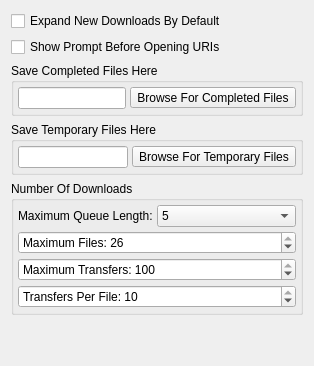
             <widget class="QWidget" name="pageDownloads">
              <layout class="QVBoxLayout" name="verticalLayout_28">
               <item>
                <widget class="QCheckBox" name="checkBoxExpandDownloads">
                 <property name="text">
                  <string>Expand New Downloads By Default</string>
                 </property>
                 <property name="checked">
                  <bool>false</bool>
                 </property>
                </widget>
               </item>
               <item>
                <widget class="QCheckBox" name="checkBoxURIPrompt">
                 <property name="text">
                  <string>Show Prompt Before Opening URIs</string>
                 </property>
                 <property name="checked">
                  <bool>false</bool>
                 </property>
                </widget>
               </item>
               <item>
                <widget class="QGroupBox" name="groupBoxDownloadsCompleted">
                 <property name="title">
                  <string>Save Completed Files Here</string>
                 </property>
                 <layout class="QHBoxLayout" name="horizontalLayout_2">
                  <property name="spacing">
                   <number>4</number>
                  </property>
                  <property name="margin">
                   <number>4</number>
                  </property>
                  <item>
                   <widget class="QLineEdit" name="lineEditSaveFolder">
                    <property name="readOnly">
                     <bool>true</bool>
                    </property>
                   </widget>
                  </item>
                  <item>
                   <widget class="QToolButton" name="toolButtonSaveBrowse">
                    <property name="text">
                     <string>Browse For Completed Files</string>
                    </property>
                    <property name="icon">
                     <iconset resource="../Resource.qrc">
                      <normaloff>:/Resource/Library/BrowseFolder.png</normaloff>:/Resource/Library/BrowseFolder.png</iconset>
                    </property>
                    <property name="iconSize">
                     <size>
                      <width>24</width>
                      <height>24</height>
                     </size>
                    </property>
                   </widget>
                  </item>
                 </layout>
                </widget>
               </item>
               <item>
                <widget class="QGroupBox" name="groupBoxDownloadsTemporary">
                 <property name="title">
                  <string>Save Temporary Files Here</string>
                 </property>
                 <layout class="QHBoxLayout" name="horizontalLayout_3">
                  <property name="spacing">
                   <number>4</number>
                  </property>
                  <property name="margin">
                   <number>4</number>
                  </property>
                  <item>
                   <widget class="QLineEdit" name="lineEditTempFolder">
                    <property name="readOnly">
                     <bool>true</bool>
                    </property>
                   </widget>
                  </item>
                  <item>
                   <widget class="QToolButton" name="toolButtonTempBrowse">
                    <property name="text">
                     <string>Browse For Temporary Files</string>
                    </property>
                    <property name="icon">
                     <iconset resource="../Resource.qrc">
                      <normaloff>:/Resource/Library/BrowseFolder.png</normaloff>:/Resource/Library/BrowseFolder.png</iconset>
                    </property>
                    <property name="iconSize">
                     <size>
                      <width>24</width>
                      <height>24</height>
                     </size>
                    </property>
                   </widget>
                  </item>
                 </layout>
                </widget>
               </item>
               <item>
                <widget class="QGroupBox" name="groupBoxDownloadsNumber">
                 <property name="title">
                  <string>Number Of Downloads</string>
                 </property>
                 <layout class="QGridLayout" name="gridLayout_17">
                  <property name="margin">
                   <number>4</number>
                  </property>
                  <property name="spacing">
                   <number>4</number>
                  </property>
                  <item row="0" column="0">
                   <widget class="QLabel" name="labelMaxQueue">
                    <property name="text">
                     <string>Maximum Queue Length:</string>
                    </property>
                    <property name="buddy">
                     <cstring>comboBoxQueueLength</cstring>
                    </property>
                   </widget>
                  </item>
                  <item row="0" column="1">
                   <widget class="QComboBox" name="comboBoxQueueLength">
                    <property name="sizePolicy">
                     <sizepolicy hsizetype="MinimumExpanding" vsizetype="Fixed">
                      <horstretch>0</horstretch>
                      <verstretch>0</verstretch>
                     </sizepolicy>
                    </property>
                    <item>
                     <property name="text">
                      <string>5</string>
                     </property>
                    </item>
                    <item>
                     <property name="text">
                      <string>10</string>
                     </property>
                    </item>
                    <item>
                     <property name="text">
                      <string>20</string>
                     </property>
                    </item>
                    <item>
                     <property name="text">
                      <string>MAX</string>
                     </property>
                    </item>
                   </widget>
                  </item>
                  <item row="1" column="0" colspan="2">
                   <widget class="QSpinBox" name="spinBoxMaxFiles">
                    <property name="prefix">
                     <string>Maximum Files: </string>
                    </property>
                    <property name="minimum">
                     <number>1</number>
                    </property>
                    <property name="maximum">
                     <number>26</number>
                    </property>
                    <property name="value">
                     <number>26</number>
                    </property>
                   </widget>
                  </item>
                  <item row="2" column="0" colspan="2">
                   <widget class="QSpinBox" name="spinBoxMaxTransfers">
                    <property name="prefix">
                     <string>Maximum Transfers: </string>
                    </property>
                    <property name="minimum">
                     <number>1</number>
                    </property>
                    <property name="maximum">
                     <number>100</number>
                    </property>
                    <property name="value">
                     <number>100</number>
                    </property>
                   </widget>
                  </item>
                  <item row="3" column="0" colspan="2">
                   <widget class="QSpinBox" name="spinBoxTransfersPerFile">
                    <property name="prefix">
                     <string>Transfers Per File: </string>
                    </property>
                    <property name="minimum">
                     <number>1</number>
                    </property>
                    <property name="maximum">
                     <number>10</number>
                    </property>
                    <property name="value">
                     <number>10</number>
                    </property>
                   </widget>
                  </item>
                 </layout>
                </widget>
               </item>
               <item>
                <spacer name="verticalSpacer_17">
                 <property name="orientation">
                  <enum>Qt::Vertical</enum>
                 </property>
                 <property name="sizeHint" stdset="0">
                  <size>
                   <width>20</width>
                   <height>40</height>
                  </size>
                 </property>
                </spacer>
               </item>
              </layout>
             </widget>
